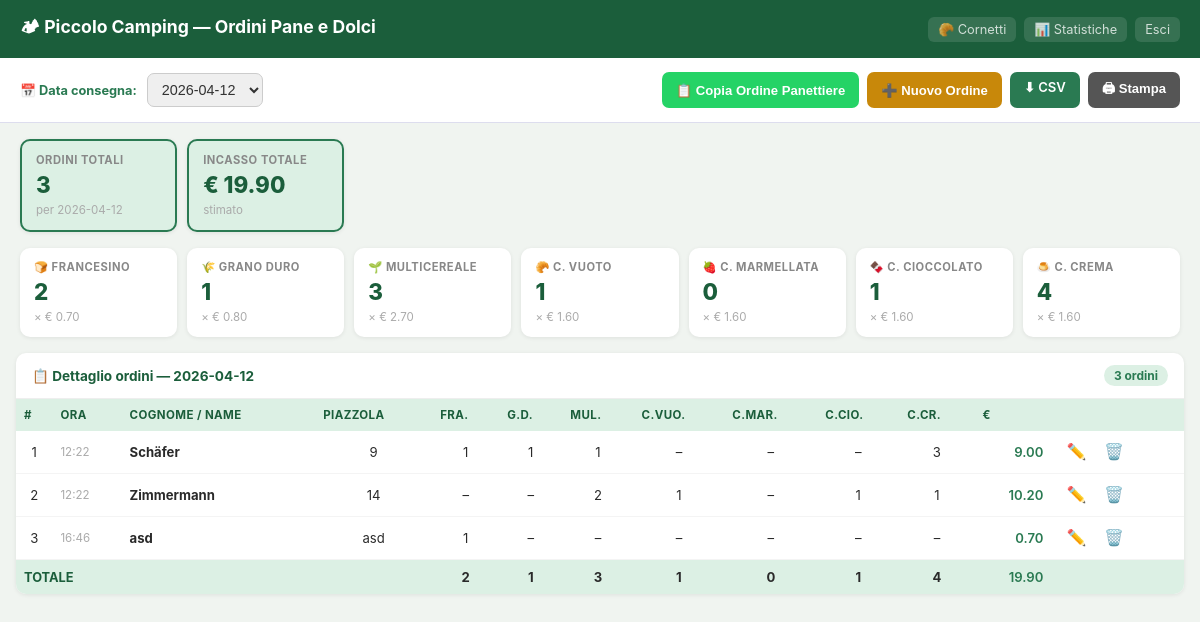
/manager/dashboard (signed in), run on an earlier commit of the app's database.
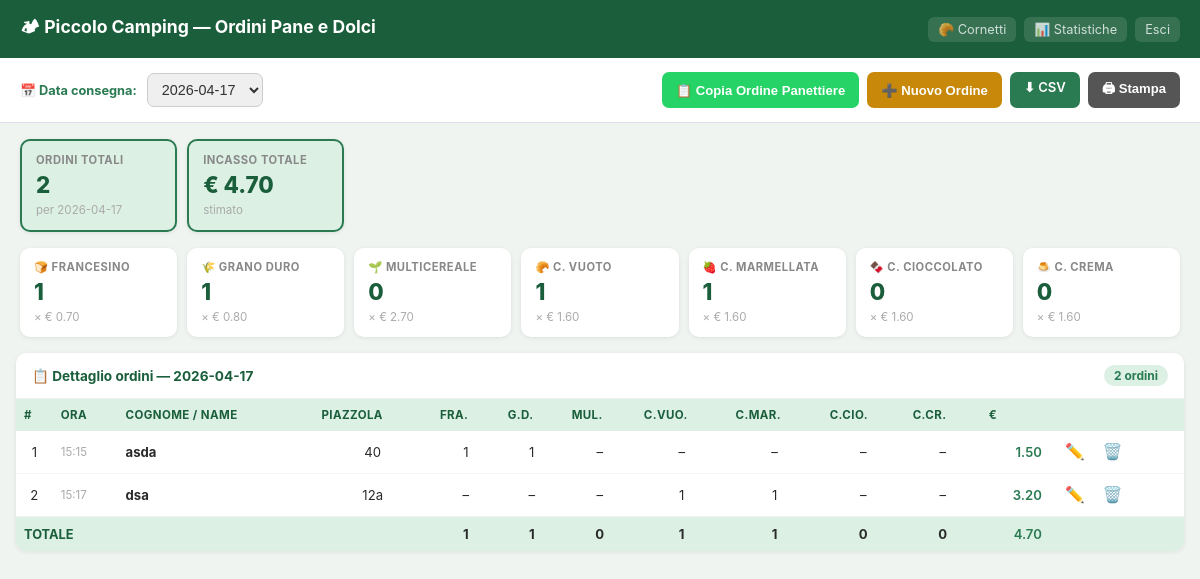
And on a later commit of the database.
### tables this page shows
CREATE TABLE orders (
            id                  INTEGER PRIMARY KEY AUTOINCREMENT,
            created_at          TEXT    DEFAULT (datetime('now','localtime')),
            delivery_date       TEXT    NOT NULL,
            customer_name       TEXT    NOT NULL,
            pitch_number        TEXT    NOT NULL,
            francesino          INTEGER DEFAULT 0,
            grano_duro          INTEGER DEFAULT 0,
            multicereale        INTEGER DEFAULT 0,
            cornetto_vuoto      INTEGER DEFAULT 0,
            cornetto_marmellata INTEGER DEFAULT 0,
            cornetto_cioccolato INTEGER DEFAULT 0,
            cornetto_crema      INTEGER DEFAULT 0,
            total_amount        REAL    DEFAULT 0
        );

### app.py (the view)
@app.route('/manager/dashboard')
def manager_dashboard():
    if not session.get('mgr'):
        return redirect(url_for('manager_login'))
    today = datetime.now().strftime('%Y-%m-%d')
    with get_db() as conn:
        dates = conn.execute(
            'SELECT DISTINCT delivery_date FROM orders ORDER BY delivery_date DESC'
        ).fetchall()
        sel = request.args.get('date') or (dates[0]['delivery_date'] if dates else today)
        orders = conn.execute(
            'SELECT * FROM orders WHERE delivery_date=? ORDER BY created_at',
            (sel,)).fetchall()
    totals = {k: sum(o[k] for o in orders) for k in PRICES}
    grand  = sum(o['total_amount'] for o in orders)
    return render_template('manager.html',
                           orders=orders, dates=dates,
                           selected_date=sel,
                           totals=totals,
                           grand_total=grand,
                           prices=PRICES,
                           available_dates=get_available_dates(datetime.now()))

### app.py (called while the page is built)
def get_db():
    conn = sqlite3.connect(DB_PATH)
    conn.row_factory = sqlite3.Row
    return conn

def is_past_cutoff(now: datetime) -> bool:
    return now.hour >= CUTOFF_HOUR

def get_available_dates(now: datetime) -> list:
    start = 2 if is_past_cutoff(now) else 1
    dates = []
    for idx, delta in enumerate(range(start, start + 7)):
        d   = (now + timedelta(days=delta)).date()
        fmt = d.strftime('%d.%m.%Y')
        wd  = d.weekday()   # 0=Lun … 6=Dom
        if idx == 0 and delta == 1:
            de = f'Morgen, {fmt}'
            it = f'Domani, {fmt}'
            en = f'Tomorrow, {fmt}'
        elif idx == 0 and delta == 2:
            de = f'Übermorgen, {fmt}'
            it = f'Dopodomani, {fmt}'
            en = f'Day after tomorrow, {fmt}'
        else:
            de = f'{DAYS_DE[wd]}, {fmt}'
            it = f'{DAYS_IT[wd]}, {fmt}'
            en = f'{DAYS_EN[wd]}, {fmt}'
        dates.append({'value': d.strftime('%Y-%m-%d'), 'de': de, 'it': it, 'en': en})
    return dates

### templates/manager.html (shortened to what the changed rows need)
<!DOCTYPE html>
<html lang="it">
<head>
</head>
<body>
<div class="hdr">
  <h1>🏕 Piccolo Camping — Ordini Pane e Dolci</h1>
</div>
<div class="date-bar no-print">
  <form method="GET" action="/manager/dashboard" style="display:inline-flex;gap:8px;align-items:center">
    <select name="date" onchange="this.form.submit()">
      {% for d in dates %}
      <option value="{{ d['delivery_date'] }}"
        {% if d['delivery_date'] == selected_date %}selected{% endif %}>
        {{ d['delivery_date'] }}
      </option>
      {% endfor %}
    </select>
  </form>
</div>
<div class="summary">
  <div class="sum-card total-card">
    <h3>Ordini totali</h3>
    <p>{{ orders|length }}</p>
    <small>per {{ selected_date }}</small>
  </div>
  <div class="sum-card total-card">
    <h3>Incasso totale</h3>
    <p>€ {{ "%.2f"|format(grand_total) }}</p>
    <small>stimato</small>
  </div>
</div>
<div class="summary" style="padding-top:0">
  <div class="sum-card">
    <h3>🍞 Francesino</h3>
    <p>{{ totals.francesino }}</p>
    <small>× € 0.70</small>
  </div>
  <div class="sum-card">
    <h3>🌱 Multicereale</h3>
    <p>{{ totals.multicereale }}</p>
    <small>× € 2.70</small>
  </div>
  <div class="sum-card">
    <h3>🍓 C. marmellata</h3>
    <p>{{ totals.cornetto_marmellata }}</p>
    <small>× € 1.60</small>
  </div>
  <div class="sum-card">
    <h3>🍫 C. cioccolato</h3>
    <p>{{ totals.cornetto_cioccolato }}</p>
    <small>× € 1.60</small>
  </div>
  <div class="sum-card">
    <h3>🍮 C. crema</h3>
    <p>{{ totals.cornetto_crema }}</p>
    <small>× € 1.60</small>
  </div>
</div>
<div class="table-wrap">
  <div class="table-title">
    <span>📋 Dettaglio ordini — {{ selected_date }}</span>
    <span class="badge-count">{{ orders|length }} ordini</span>
  </div>
  {% if orders %}
  <div style="overflow-x:auto">
  <table>
    <thead>
      <tr>
        <th>#</th>
        <th>Ora</th>
        <th>Cognome / Name</th>
        <th>Piazzola</th>
        <th title="Francesino">Fra.</th>
        <th title="Grano duro">G.D.</th>
        <th title="Multicereale">Mul.</th>
        <th title="Cornetto vuoto">C.Vuo.</th>
        <th title="Cornetto marmellata">C.Mar.</th>
        <th title="Cornetto cioccolato">C.Cio.</th>
        <th title="Cornetto crema">C.Cr.</th>
        <th>€</th>
        <th class="no-print"></th>
      </tr>
    </thead>
    <tbody>
      {% for o in orders %}
      <tr>
        <td class="td-num">{{ loop.index }}</td>
        <td class="td-time">{{ o['created_at'][11:16] }}</td>
        <td><strong>{{ o['customer_name'] }}</strong></td>
        <td class="td-num">{{ o['pitch_number'] }}</td>
        <td class="td-num">{% if o['francesino'] %}{{ o['francesino'] }}{% else %}–{% endif %}</td>
        <td class="td-num">{% if o['grano_duro'] %}{{ o['grano_duro'] }}{% else %}–{% endif %}</td>
        <td class="td-num">{% if o['multicereale'] %}{{ o['multicereale'] }}{% else %}–{% endif %}</td>
        <td class="td-num">{% if o['cornetto_vuoto'] %}{{ o['cornetto_vuoto'] }}{% else %}–{% endif %}</td>
        <td class="td-num">{% if o['cornetto_marmellata'] %}{{ o['cornetto_marmellata'] }}{% else %}–{% endif %}</td>
        <td class="td-num">{% if o['cornetto_cioccolato'] %}{{ o['cornetto_cioccolato'] }}{% else %}–{% endif %}</td>
        <td class="td-num">{% if o['cornetto_crema'] %}{{ o['cornetto_crema'] }}{% else %}–{% endif %}</td>
        <td class="td-eur">{{ "%.2f"|format(o['total_amount']) }}</td>
        <td class="no-print" style="white-space:nowrap">
          <button type="button" class="edit-btn"
                  data-id="{{ o['id'] }}"
                  data-name="{{ o['customer_name']|e }}"
                  data-fra="{{ o['francesino'] }}"
                  data-gd="{{ o['grano_duro'] }}"
                  data-mul="{{ o['multicereale'] }}"
                  data-cv="{{ o['cornetto_vuoto'] }}"
                  data-cm="{{ o['cornetto_marmellata'] }}"
                  data-cch="{{ o['cornetto_cioccolato'] }}"
                  data-ccr="{{ o['cornetto_crema'] }}"
                  onclick="apriModifica(this)">✏️</button>
          <form method="POST" action="/manager/delete/{{ o['id'] }}" style="margin:0;display:inline">
            <button type="submit" class="del-btn"
                    data-name="{{ o['customer_name']|e }}"
                    onclick="return confirm('Vuoi davvero eliminare l\'ordine di ' + this.dataset.name + '?')">
              🗑️
            </button>
          </form>
        </td>
      </tr>
      {% endfor %}
      <tr style="background:var(--lightg);font-weight:700">
        <td colspan="4" style="padding:9px 8px;color:var(--green);font-size:.8rem">
          TOTALE
        </td>
        <td class="td-num">{{ totals.francesino }}</td>
        <td class="td-num">{{ totals.grano_duro }}</td>
        <td class="td-num">{{ totals.multicereale }}</td>
        <td class="td-num">{{ totals.cornetto_vuoto }}</td>
        <td class="td-num">{{ totals.cornetto_marmellata }}</td>
        <td class="td-num">{{ totals.cornetto_cioccolato }}</td>
        <td class="td-num">{{ totals.cornetto_crema }}</td>
        <td class="td-eur">{{ "%.2f"|format(grand_total) }}</td>
        <td class="no-print"></td>
      </tr>
    </tbody>
  </table>
  </div>
  {% else %}
  <div class="empty-msg">
    📭 Nessun ordine ricevuto per il {{ selected_date }}
  </div>
  {% endif %}
</div>
</body>
</html>

What changed in the data, as far as the page shows it:
no longer on this page (row unchanged): orders: created_at "12:22", customer_name "Schäfer", pitch_number "9", francesino "1", grano_duro "1", multicereale "1", cornetto_crema "3", total_amount "9.00"
no longer on this page (row unchanged): orders: created_at "12:22", customer_name "Zimmermann", pitch_number "14", multicereale "2", cornetto_vuoto "1", cornetto_cioccolato "1", cornetto_crema "1", total_amount "10.20"
no longer on this page (row unchanged): orders: created_at "16:46", customer_name "asd", pitch_number "asd", francesino "1", total_amount "0.70"
added orders: created_at "15:15", customer_name "asda", pitch_number "40", francesino "1", grano_duro "1", total_amount "1.50"
added orders: created_at "15:17", customer_name "dsa", pitch_number "12a", cornetto_vuoto "1", cornetto_marmellata "1", total_amount "3.20"
Also different on the page:
form field date: "2026-04-12" → "2026-04-17"
{{ orders|length }}: "3" → "2"
{{ selected_date }}: "2026-04-12" → "2026-04-17"
{{ "%.2f"|format(grand_total) }}: "19.90" → "4.70"
{{ totals.francesino }}: "2" → "1"
{{ totals.multicereale }}: "3" → "0"
{{ totals.cornetto_marmellata }}: "0" → "1"
{{ totals.cornetto_cioccolato }}: "1" → "0"
{{ totals.cornetto_crema }}: "4" → "0"
